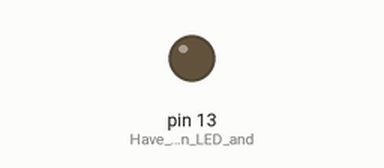
This sketch was run on a simulated Arduino Uno, built with avr-gcc and run on an emulated ATmega328P. Parts: output pins drawn as LEDs (lit = HIGH).

Above: at 1.42 s.
At 3.9 s:
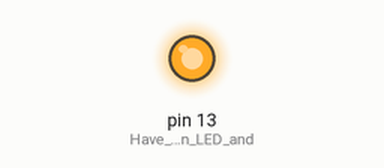
Timing chart, 0 to 10.0 s (numbered marks = the images above):
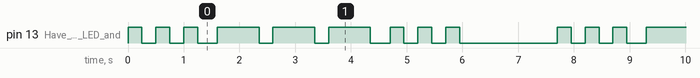

Measured:
- by itself, pin 13 (Have_the_built-in_LED_and): repeats every 7.7 s: 2 × (LOW 0.25 s, HIGH 0.25 s), LOW 0.35 s, 2 × (HIGH 0.75 s, LOW 0.25 s), HIGH 0.75 s, LOW 0.35 s, 2 × (HIGH 0.25 s, LOW 0.25 s), HIGH 0.25 s, LOW 1.8 s, HIGH 0.25 s
- by itself, everything shown: repeats every 7.7 s, in 18 steps

The sketch:

02-02-sos-no-functions.ino
```cpp
/* This is Nathan Anderson's solution to the SOS code, BUT all of the functions
    have been "inlined".  Note that this would be comparitively difficult
    to debug/audit.
  Nathan Moore, Feb 1
*/

void setup() {
  pinMode(LED_BUILTIN, OUTPUT); //Have the built-in LED and pin 13 as output
}

void loop() {
  //SOS();    //Blinks SOS in morse code
  for (int s = 1; s <= 3; ++s) {
    //dot();
    digitalWrite(LED_BUILTIN, HIGH);
    delay(250);   //One unit time = 250 ms
    digitalWrite(LED_BUILTIN, LOW);
    delay(250);
  }
  delay(100);

  for (int o = 1; o <= 3; ++o) {
    //dash();
    digitalWrite(LED_BUILTIN, HIGH);
    delay(750);
    digitalWrite(LED_BUILTIN, LOW);
    delay(250);
  }
  delay(100);

  for (int s = 1; s <= 3; ++s) {
    //dot();
    digitalWrite(LED_BUILTIN, HIGH);
    delay(250);   //One unit time = 250 ms
    digitalWrite(LED_BUILTIN, LOW);
    delay(250);
  }

  delay(1500);
}
```
